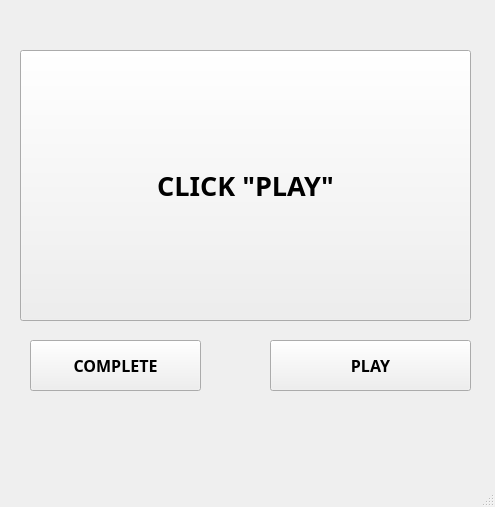
<?xml version="1.0" encoding="UTF-8"?>
<ui version="4.0">
 <class>MainWindowEnd</class>
 <widget class="QMainWindow" name="MainWindowEnd">
  <property name="geometry">
   <rect>
    <x>0</x>
    <y>0</y>
    <width>495</width>
    <height>507</height>
   </rect>
  </property>
  <property name="windowTitle">
   <string>MainWindow</string>
  </property>
  <widget class="QWidget" name="centralwidget">
   <widget class="QPushButton" name="pushButtonEnd">
    <property name="geometry">
     <rect>
      <x>20</x>
      <y>50</y>
      <width>451</width>
      <height>271</height>
     </rect>
    </property>
    <property name="font">
     <font>
      <family>Rockwell Extra Bold</family>
      <pointsize>20</pointsize>
      <italic>false</italic>
      <bold>true</bold>
     </font>
    </property>
    <property name="text">
     <string>CLICK &quot;PLAY&quot;</string>
    </property>
   </widget>
   <widget class="QPushButton" name="button_play">
    <property name="geometry">
     <rect>
      <x>270</x>
      <y>340</y>
      <width>201</width>
      <height>51</height>
     </rect>
    </property>
    <property name="font">
     <font>
      <family>Rockwell Extra Bold</family>
      <pointsize>12</pointsize>
      <bold>true</bold>
     </font>
    </property>
    <property name="text">
     <string>PLAY</string>
    </property>
   </widget>
   <widget class="QPushButton" name="button_complete">
    <property name="geometry">
     <rect>
      <x>30</x>
      <y>340</y>
      <width>171</width>
      <height>51</height>
     </rect>
    </property>
    <property name="font">
     <font>
      <family>Rockwell Extra Bold</family>
      <pointsize>12</pointsize>
      <bold>true</bold>
     </font>
    </property>
    <property name="text">
     <string>COMPLETE</string>
    </property>
   </widget>
  </widget>
  <widget class="QMenuBar" name="menubar">
   <property name="geometry">
    <rect>
     <x>0</x>
     <y>0</y>
     <width>495</width>
     <height>26</height>
    </rect>
   </property>
  </widget>
  <widget class="QStatusBar" name="statusbar"/>
 </widget>
 <resources/>
 <connections/>
</ui>
